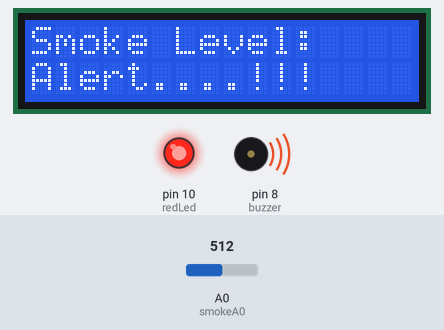
This sketch was run on a simulated Arduino Uno, built with avr-gcc and run on an emulated ATmega328P. Shown: 16×2 character LCD, output pins drawn as LEDs (lit = HIGH), buzzer (waves = sounding). Inputs (shaded band) come from the test bench; at power-on: A0 (smokeA0) = 512. What the sketch prints to the serial monitor is not drawn.

Above: at 1.0 s.
1.1 s: A0 (smokeA0) set to 484
At 1.96 s:
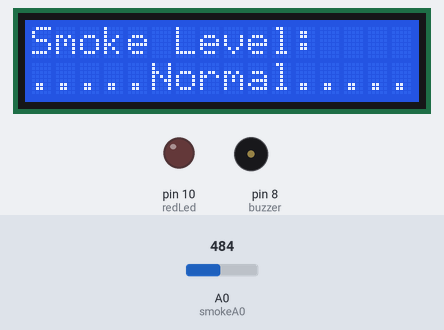
3.2 s: A0 (smokeA0) set to 511
At 5.58 s:
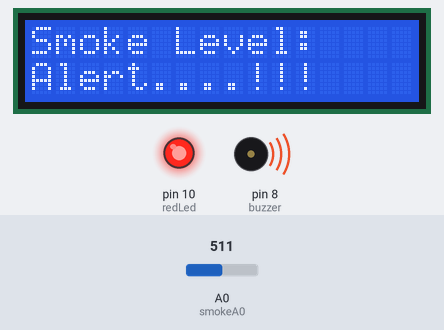
6.2 s: A0 (smokeA0) set to 390
At 6.62 s:
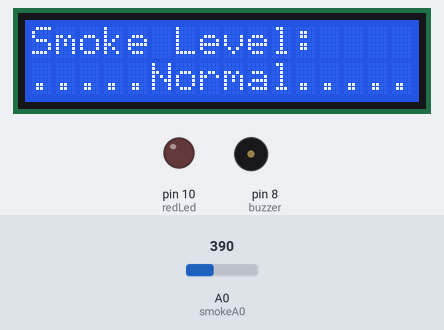
Timing chart, 0 to 9.2 s (numbered marks = the images above; inputs shaded):
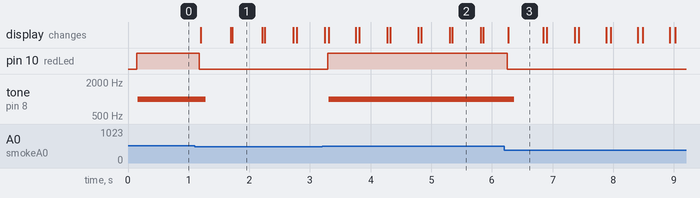

Measured:
- the behaviour switches between 501 and 500 on A0 (smokeA0) (found by bisection; images 0 and 1)
- after the input at 1.1 s, pin 10 (redLed): HIGH → LOW after 0.08 s; tone on pin 8 (buzzer): 1000 Hz → silent after 0.18 s; the display: changes after 0.10 s (image 1)
- after the input at 3.2 s, pin 10 (redLed): LOW → HIGH after 0.09 s; tone on pin 8 (buzzer): silent → 1000 Hz after 0.11 s; the display: first differs from a run without the input after 0.11 s (image 2)
- after the input at 6.2 s, pin 10 (redLed): HIGH → LOW after 0.06 s; tone on pin 8 (buzzer): 1000 Hz → silent after 0.17 s; the display: changes after 0.07 s (image 3)
- what the display in image 1 shows lasts 0.5 s, from 1.7 s to 2.2 s
- what the display in image 3 shows lasts 0.6 s, from 6.3 s to 6.9 s

The sketch:

Freertos_MQ135_LCD_LED_BUZZER.ino
```cpp
#include <Wire.h>
#include <LiquidCrystal_I2C.h>
#include <Arduino_FreeRTOS.h>
#include <semphr.h>

LiquidCrystal_I2C lcd(0x3F,20,4);

int redLed = 10;
int greenLed = 13;
int buzzer = 8;
int smokeA0 = A0;
int sensorThres = 100;

volatile int analogSensorValue = 0;

SemaphoreHandle_t lcdSemaphore;
SemaphoreHandle_t serialSemaphore;

void setup() {
    pinMode(redLed, OUTPUT);
    pinMode(buzzer, OUTPUT);
    pinMode(smokeA0, INPUT);
    Serial.begin(9600);
    lcd.init();
    lcd.backlight();
    lcd.begin(16,2);

    // Create semaphores
    lcdSemaphore = xSemaphoreCreateMutex();
    serialSemaphore = xSemaphoreCreateMutex();

    // Creating tasks
    xTaskCreate(ReadSensorTask, "ReadSensor", 128, NULL, 1, NULL);
    xTaskCreate(DisplayTask, "Display", 128, NULL, 2, NULL);
    xTaskCreate(AlertTask, "Alert", 128, NULL, 3, NULL);

    // Start the scheduler
    vTaskStartScheduler();
}

void loop() {
    // Empty. Tasks will handle everything.
}

void ReadSensorTask(void *pvParameters) {
    for (;;) {
        analogSensorValue = analogRead(smokeA0);

        // Access serial with semaphore
        if (xSemaphoreTake(serialSemaphore, (TickType_t)10) == pdTRUE) {
            Serial.print("Pin A0: ");
            Serial.println(analogSensorValue);
            xSemaphoreGive(serialSemaphore);
        }

        vTaskDelay(100 / portTICK_PERIOD_MS);
    }
}

void DisplayTask(void *pvParameters) {
    for (;;) {
        if (xSemaphoreTake(lcdSemaphore, (TickType_t)10) == pdTRUE) {
            lcd.clear();
            lcd.print("Smoke Level:");

            int scaledValue = map(analogSensorValue, 0, 1023, 0, 100); // Scale the value to 0-100
            lcd.setCursor(0, 1);  // Move cursor to second line
            lcd.print(scaledValue);
            lcd.print("%   ");  // Print percentage and clear any previous characters

            xSemaphoreGive(lcdSemaphore);
        }
        vTaskDelay(500 / portTICK_PERIOD_MS); // Delay to allow for easier reading
    }
}


void AlertTask(void *pvParameters) {
    for (;;) {
        if (analogSensorValue - 400 > sensorThres) {
            digitalWrite(redLed, HIGH);

            if (xSemaphoreTake(lcdSemaphore, (TickType_t)10) == pdTRUE) {
                lcd.setCursor(0, 2);
                lcd.print("Alert....!!!");
                xSemaphoreGive(lcdSemaphore);
            }

            // Serial monitor printing
            if (xSemaphoreTake(serialSemaphore, (TickType_t)10) == pdTRUE) {
                Serial.println("Alert....!!!");
                xSemaphoreGive(serialSemaphore);
            }

            digitalWrite(greenLed, LOW);  // Turn off the green LED
            tone(buzzer, 1000, 200);
        } else {
            digitalWrite(redLed, LOW);
            digitalWrite(greenLed, HIGH);  // Turn on the green LED at full brightness

            if (xSemaphoreTake(lcdSemaphore, (TickType_t)10) == pdTRUE) {
                lcd.setCursor(0, 2);
                lcd.print(".....Normal.....");
                xSemaphoreGive(lcdSemaphore);
            }

            // Serial monitor printing
            if (xSemaphoreTake(serialSemaphore, (TickType_t)10) == pdTRUE) {
                Serial.println(".....Normal.....");
                xSemaphoreGive(serialSemaphore);
            }
        }
        vTaskDelay(100 / portTICK_PERIOD_MS);
    }
}
```
